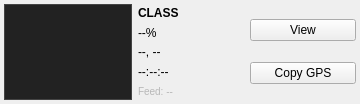
<?xml version="1.0" encoding="UTF-8"?>
<ui version="4.0">
 <class>DetectionRowWidget</class>
 <widget class="QWidget" name="DetectionRowWidget">
  <property name="geometry">
   <rect>
    <x>0</x>
    <y>0</y>
    <width>360</width>
    <height>104</height>
   </rect>
  </property>
  <layout class="QHBoxLayout" name="rowLayout">
   <property name="spacing">
    <number>6</number>
   </property>
   <property name="leftMargin">
    <number>4</number>
   </property>
   <property name="topMargin">
    <number>4</number>
   </property>
   <property name="rightMargin">
    <number>4</number>
   </property>
   <property name="bottomMargin">
    <number>4</number>
   </property>
   <item>
    <widget class="QLabel" name="thumbnailLabel">
     <property name="minimumSize">
      <size>
       <width>128</width>
       <height>96</height>
      </size>
     </property>
     <property name="maximumSize">
      <size>
       <width>128</width>
       <height>96</height>
      </size>
     </property>
     <property name="text">
      <string/>
     </property>
     <property name="alignment">
      <set>Qt::AlignCenter</set>
     </property>
     <property name="styleSheet">
      <string notr="true">QLabel { background-color: #222; border: 1px solid #444; }</string>
     </property>
    </widget>
   </item>
   <item>
    <layout class="QVBoxLayout" name="metaLayout">
     <property name="spacing">
      <number>2</number>
     </property>
     <item>
      <widget class="QLabel" name="classLabel">
       <property name="text">
        <string>CLASS</string>
       </property>
       <property name="font">
        <font>
         <bold>true</bold>
        </font>
       </property>
      </widget>
     </item>
     <item>
      <widget class="QLabel" name="confidenceLabel">
       <property name="text">
        <string>--%</string>
       </property>
      </widget>
     </item>
     <item>
      <widget class="QLabel" name="locationLabel">
       <property name="text">
        <string>--, --</string>
       </property>
      </widget>
     </item>
     <item>
      <widget class="QLabel" name="timestampLabel">
       <property name="text">
        <string>--:--:--</string>
       </property>
      </widget>
     </item>
     <item>
      <widget class="QLabel" name="feedLabel">
       <property name="text">
        <string>Feed: --</string>
       </property>
       <property name="styleSheet">
        <string notr="true">QLabel { color: palette(mid); font-size: 10px; }</string>
       </property>
      </widget>
     </item>
    </layout>
   </item>
   <item>
    <layout class="QVBoxLayout" name="actionsLayout">
     <item>
      <widget class="QPushButton" name="viewButton">
       <property name="text">
        <string>View</string>
       </property>
       <property name="toolTip">
        <string>Open the full-size thumbnail and metadata.</string>
       </property>
      </widget>
     </item>
     <item>
      <widget class="QPushButton" name="copyCoordsButton">
       <property name="text">
        <string>Copy GPS</string>
       </property>
       <property name="toolTip">
        <string>Copy the detection's coordinates to the clipboard in the operator-preferred format.</string>
       </property>
      </widget>
     </item>
    </layout>
   </item>
  </layout>
 </widget>
 <resources/>
 <connections/>
</ui>
